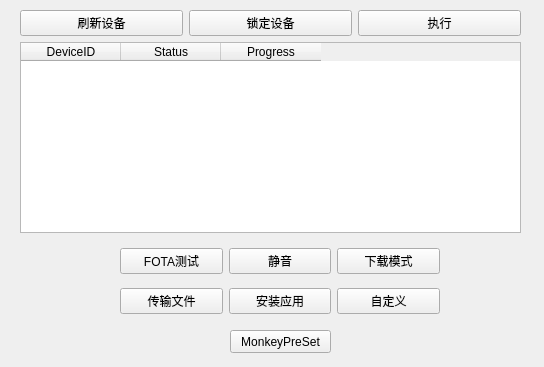
<?xml version="1.0" encoding="UTF-8"?>
<ui version="4.0">
 <class>MainWindow</class>
 <widget class="QMainWindow" name="MainWindow">
  <property name="geometry">
   <rect>
    <x>0</x>
    <y>0</y>
    <width>544</width>
    <height>367</height>
   </rect>
  </property>
  <property name="windowTitle">
   <string>MainWindow</string>
  </property>
  <widget class="QWidget" name="centralwidget">
   <widget class="QPushButton" name="btn_monkeyPreSet">
    <property name="geometry">
     <rect>
      <x>230</x>
      <y>330</y>
      <width>101</width>
      <height>23</height>
     </rect>
    </property>
    <property name="text">
     <string>MonkeyPreSet</string>
    </property>
   </widget>
   <widget class="QWidget" name="layoutWidget">
    <property name="geometry">
     <rect>
      <x>120</x>
      <y>240</y>
      <width>320</width>
      <height>83</height>
     </rect>
    </property>
    <layout class="QGridLayout" name="gridLayout">
     <item row="0" column="4">
      <widget class="QPushButton" name="btn_downloadMode">
       <property name="text">
        <string>下载模式</string>
       </property>
      </widget>
     </item>
     <item row="0" column="2">
      <widget class="QPushButton" name="btn_mute">
       <property name="text">
        <string>静音</string>
       </property>
      </widget>
     </item>
     <item row="1" column="4">
      <widget class="QPushButton" name="btn_singleADB">
       <property name="text">
        <string>自定义</string>
       </property>
      </widget>
     </item>
     <item row="1" column="0">
      <widget class="QPushButton" name="btn_pushFile">
       <property name="text">
        <string>传输文件</string>
       </property>
      </widget>
     </item>
     <item row="0" column="0">
      <widget class="QPushButton" name="btn_fota">
       <property name="text">
        <string>FOTA测试</string>
       </property>
      </widget>
     </item>
     <item row="1" column="2">
      <widget class="QPushButton" name="btn_installAPK">
       <property name="text">
        <string>安装应用</string>
       </property>
      </widget>
     </item>
    </layout>
   </widget>
   <widget class="QWidget" name="layoutWidget">
    <property name="geometry">
     <rect>
      <x>20</x>
      <y>10</y>
      <width>501</width>
      <height>223</height>
     </rect>
    </property>
    <layout class="QGridLayout" name="gridLayout_2">
     <item row="0" column="0">
      <widget class="QPushButton" name="btn_freshDdev">
       <property name="text">
        <string>刷新设备</string>
       </property>
      </widget>
     </item>
     <item row="0" column="1">
      <widget class="QPushButton" name="btn_confimDev">
       <property name="text">
        <string>锁定设备</string>
       </property>
      </widget>
     </item>
     <item row="0" column="2">
      <widget class="QPushButton" name="btn_start">
       <property name="text">
        <string>执行</string>
       </property>
      </widget>
     </item>
     <item row="1" column="0" colspan="3">
      <widget class="QTableWidget" name="tableWidget">
       <column>
        <property name="text">
         <string>DeviceID</string>
        </property>
       </column>
       <column>
        <property name="text">
         <string>Status</string>
        </property>
       </column>
       <column>
        <property name="text">
         <string>Progress</string>
        </property>
       </column>
      </widget>
     </item>
    </layout>
   </widget>
  </widget>
 </widget>
 <resources/>
 <connections>
  <connection>
   <sender>btn_fota</sender>
   <signal>clicked()</signal>
   <receiver>MainWindow</receiver>
   <slot>main_fotaTest()</slot>
   <hints>
    <hint type="sourcelabel">
     <x>147</x>
     <y>261</y>
    </hint>
    <hint type="destinationlabel">
     <x>97</x>
     <y>259</y>
    </hint>
   </hints>
  </connection>
  <connection>
   <sender>btn_mute</sender>
   <signal>clicked()</signal>
   <receiver>MainWindow</receiver>
   <slot>main_mute()</slot>
   <hints>
    <hint type="sourcelabel">
     <x>259</x>
     <y>258</y>
    </hint>
    <hint type="destinationlabel">
     <x>261</x>
     <y>244</y>
    </hint>
   </hints>
  </connection>
  <connection>
   <sender>btn_downloadMode</sender>
   <signal>clicked()</signal>
   <receiver>MainWindow</receiver>
   <slot>main_downloadMode()</slot>
   <hints>
    <hint type="sourcelabel">
     <x>409</x>
     <y>268</y>
    </hint>
    <hint type="destinationlabel">
     <x>466</x>
     <y>255</y>
    </hint>
   </hints>
  </connection>
  <connection>
   <sender>btn_pushFile</sender>
   <signal>clicked()</signal>
   <receiver>MainWindow</receiver>
   <slot>main_pushfile()</slot>
   <hints>
    <hint type="sourcelabel">
     <x>138</x>
     <y>296</y>
    </hint>
    <hint type="destinationlabel">
     <x>115</x>
     <y>298</y>
    </hint>
   </hints>
  </connection>
  <connection>
   <sender>btn_installAPK</sender>
   <signal>clicked()</signal>
   <receiver>MainWindow</receiver>
   <slot>main_installAPK()</slot>
   <hints>
    <hint type="sourcelabel">
     <x>292</x>
     <y>303</y>
    </hint>
    <hint type="destinationlabel">
     <x>137</x>
     <y>323</y>
    </hint>
   </hints>
  </connection>
  <connection>
   <sender>btn_singleADB</sender>
   <signal>clicked()</signal>
   <receiver>MainWindow</receiver>
   <slot>main_usercho()</slot>
   <hints>
    <hint type="sourcelabel">
     <x>397</x>
     <y>298</y>
    </hint>
    <hint type="destinationlabel">
     <x>473</x>
     <y>300</y>
    </hint>
   </hints>
  </connection>
  <connection>
   <sender>btn_monkeyPreSet</sender>
   <signal>clicked()</signal>
   <receiver>MainWindow</receiver>
   <slot>main_monkeyPreset()</slot>
   <hints>
    <hint type="sourcelabel">
     <x>325</x>
     <y>341</y>
    </hint>
    <hint type="destinationlabel">
     <x>388</x>
     <y>344</y>
    </hint>
   </hints>
  </connection>
  <connection>
   <sender>btn_freshDdev</sender>
   <signal>clicked()</signal>
   <receiver>MainWindow</receiver>
   <slot>main_freshDev()</slot>
   <hints>
    <hint type="sourcelabel">
     <x>145</x>
     <y>13</y>
    </hint>
    <hint type="destinationlabel">
     <x>9</x>
     <y>4</y>
    </hint>
   </hints>
  </connection>
  <connection>
   <sender>btn_confimDev</sender>
   <signal>clicked()</signal>
   <receiver>MainWindow</receiver>
   <slot>main_lockDev()</slot>
   <hints>
    <hint type="sourcelabel">
     <x>351</x>
     <y>30</y>
    </hint>
    <hint type="destinationlabel">
     <x>531</x>
     <y>18</y>
    </hint>
   </hints>
  </connection>
  <connection>
   <sender>btn_start</sender>
   <signal>clicked()</signal>
   <receiver>MainWindow</receiver>
   <slot>main_run()</slot>
   <hints>
    <hint type="sourcelabel">
     <x>475</x>
     <y>16</y>
    </hint>
    <hint type="destinationlabel">
     <x>535</x>
     <y>53</y>
    </hint>
   </hints>
  </connection>
 </connections>
 <slots>
  <slot>main_fotaTest()</slot>
  <slot>main_mute()</slot>
  <slot>main_downloadMode()</slot>
  <slot>main_pushfile()</slot>
  <slot>main_installAPK()</slot>
  <slot>main_usercho()</slot>
  <slot>main_monkeyPreset()</slot>
  <slot>main_freshDev()</slot>
  <slot>main_lockDev()</slot>
  <slot>main_run()</slot>
 </slots>
</ui>
